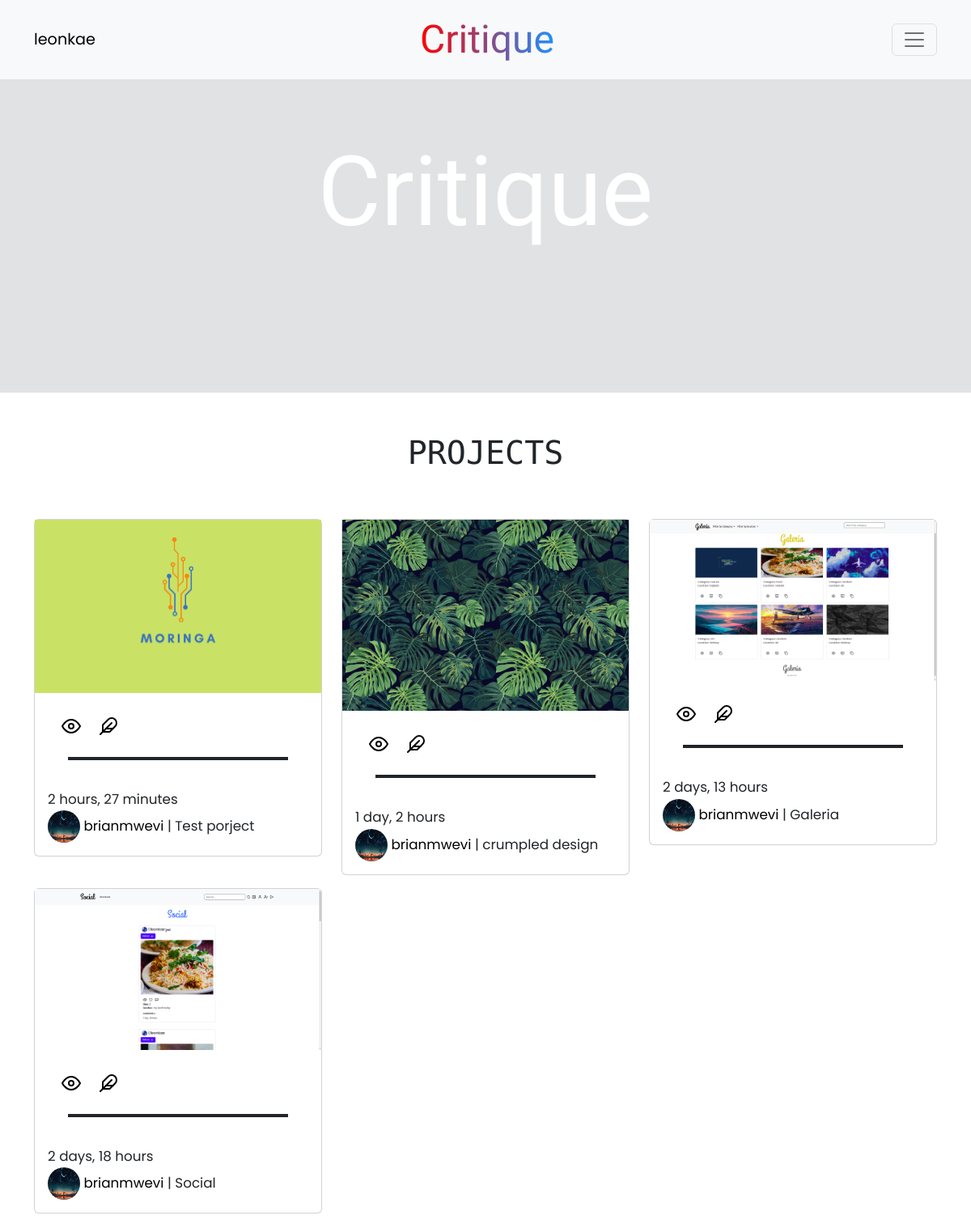
The app's page / (signed in) with its own data.
### critique/models.py (models this page shows, shortened)
class Project(models.Model):
    image = models.ImageField(upload_to='media/', default='image.png')
    projectname =models.CharField(max_length=100)
    description=models.CharField(max_length=255, null=False, blank=False)
    likes =models.ManyToManyField(User, related_name='critique_image')
    created = models.DateTimeField(auto_now_add=True)
    modified =models.DateTimeField(auto_now=True)
    reviews =models.ManyToManyField('Reviews',blank=True)
    urls = models.URLField()
    profile = models.ForeignKey(Profile, default=None, null=True, blank=True, on_delete=models.CASCADE)

class Profile(models.Model):
    pro_picture =models.ImageField(upload_to ='profile/', default='')
    bio = models.TextField(max_length=255, blank=True)
    user = models.ForeignKey(User, on_delete=models.CASCADE,related_name='profile')
    email= models.EmailField(blank=True)
    def __str__(self):
        return self.user.username

### critique/views.py (the view)
# urls.py: path('', views.home, name='home'),
def home(request):
    images=Project.objects.order_by("-created").all()
    current_user = request.user
    return render(request,'critiques/home.html', {'images':images})

### critique/templates/critiques/home.html (shortened to what this page needs)
{% extends 'critiques/base.html' %}
{% load static %}
{% block content %}
<nav class="navbar navbar-fluid-lg bg-light mb-5 fixed-top">
  <div class="container">
    {% if request.user.is_authenticated %}
    <a href="{% url 'profile' %}" class="navbar-user">{{ request.user }}</a>
    {% endif%}
    <a href="{% url 'home'%}" class="navbar-brand">Critique</a>
    <button
      class="navbar-toggler"
      type="button"
      data-bs-toggle="collapse"
      data-bs-target="#navmenu"
      style="color: white"
    >
      <span class="navbar-toggler-icon dark"></span>
    </button>
  </div>
</nav>
<div class="container-fluid" id="landing-page">
  <h1>Critique</h1>
</div>
<div class="container">
  <div class="project-title">
    <h1>projects</h1>
  </div>
  <div class="row">
    {% for image in images %}
    <div class="col-s-6 col-md-4">
      <div class="card my-2">
        <img src="{{image.image.url}}" alt="img.." />
        <div
          class="card-body"
          style="font-family: 'Poppins', sans-serif; font-size: larger"
        >
          <a href="{% url 'photo' image.pk  %}" class="btn btn-sm m-2"
            ><svg
              xmlns="http://www.w3.org/2000/svg"
              width="24"
              height="24"
              viewBox="0 0 24 24"
              fill="none"
              stroke="currentColor"
              stroke-width="2"
              stroke-linecap="round"
              stroke-linejoin="round"
              class="feather feather-eye"
            >
              <path d="M1 12s4-8 11-8 11 8 11 8-4 8-11 8-11-8-11-8z"></path>
              <circle cx="12" cy="12" r="3"></circle></svg
          ></a>
          <a href="{% url 'review' image.pk %}"
            ></a>
          <br />
          <span class="line"></span>
          <br />
          <small class="date mt-2">{{image.created|timesince}}</small>
          <br />
          <small>
            <a href="{% url 'profile' %}">
              <span>
                <img src="{{image.profile.pro_picture.url}}" alt="pro pic"</span
              >
            </a>
            <a href="{% url 'profile' %}">{{image.profile}}</a> |
            <span>{{image.projectname}}</span></small
          >
        </div>
      </div>
    </div>
    {% endfor %}
  </div>
</div>
{% endblock %}

### critique/static/critiques/css/global.css (style rules this page uses)
* { margin: 0%; padding: 0%; }
.navbar-brand { font-size: 6vh; font-family: "Grand Hotel", cursive; background: linear-gradient(to right, red, dodgerblue); -webkit-background-clip: text; -webkit-text-fill-color: transparent; }
.navbar-user { text-decoration: none; color: black; font-family: "Poppins", sans-serif; font-size: larger; }
#landing-page { margin-top: 85px; background-color: rgba(0, 10, 20, 0.116); height: 50vh; }
#landing-page h1 { color: white; text-align: center; padding-top: 10vh; font-family: "Grand Hotel"; font-size: 15vh; }
.project-title { text-align: center; text-transform: uppercase; margin: 50px; font-family: "Monoton", cursive; }
.card-body img { height: 40px; width: 40px; border-radius: 50%; }
.card-body .date { margin-bottom: 2px; }
.card-body a { text-decoration: none; color: black; }
.line { border-bottom: 4px solid; display: block; margin-left: 25px; margin-right: 25px; margin-bottom: 5px; margin-top: 13px; background: linear-gradient(to right, blue, red); }

### records on screen
Project: image (picture), created "2 hours, 27 minutes", profile.pro_picture (picture), profile "brianmwevi", projectname "Test porject"
Project: image (picture), created "1 day, 2 hours", profile.pro_picture (picture), profile "brianmwevi", projectname "crumpled design"
Project: image (picture), created "2 days, 13 hours", profile.pro_picture (picture), profile "brianmwevi", projectname "Galeria"
Project: image (picture), created "2 days, 18 hours", profile.pro_picture (picture), profile "brianmwevi", projectname "Social"

### other values on screen
{{ request.user }} "leonkae"
